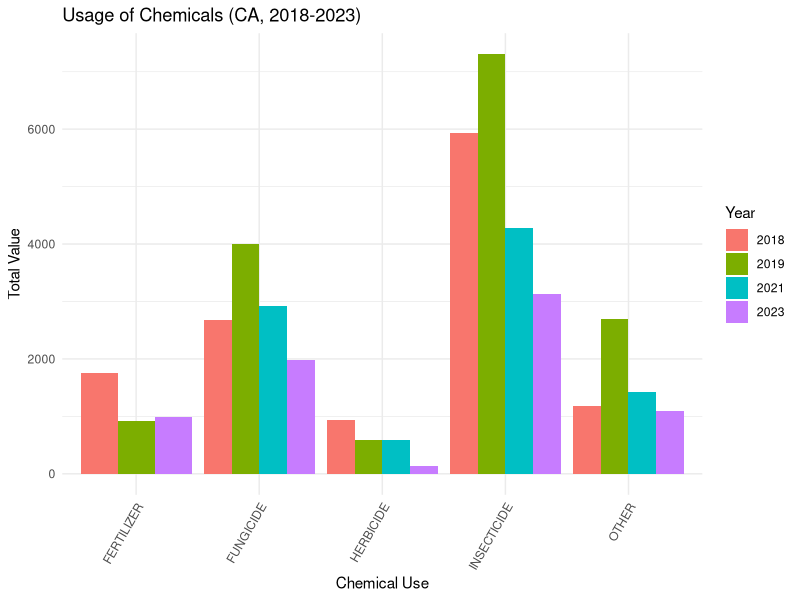
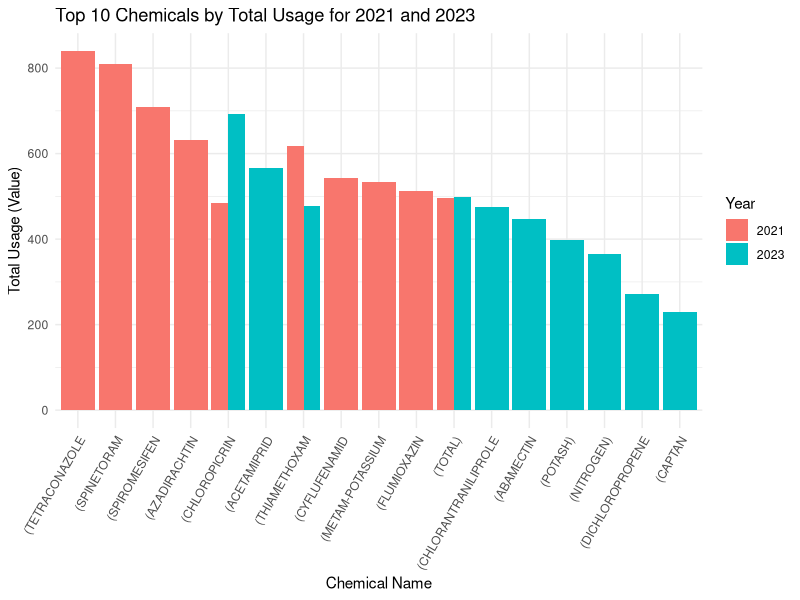
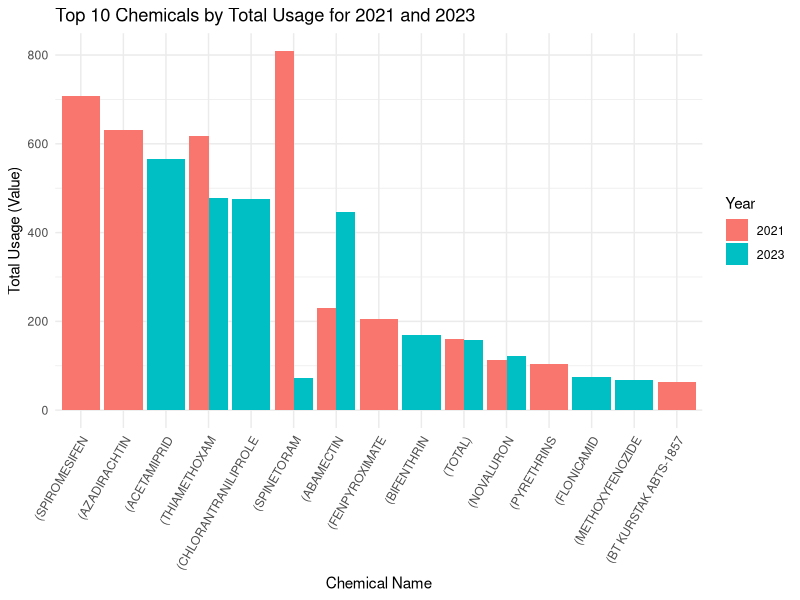
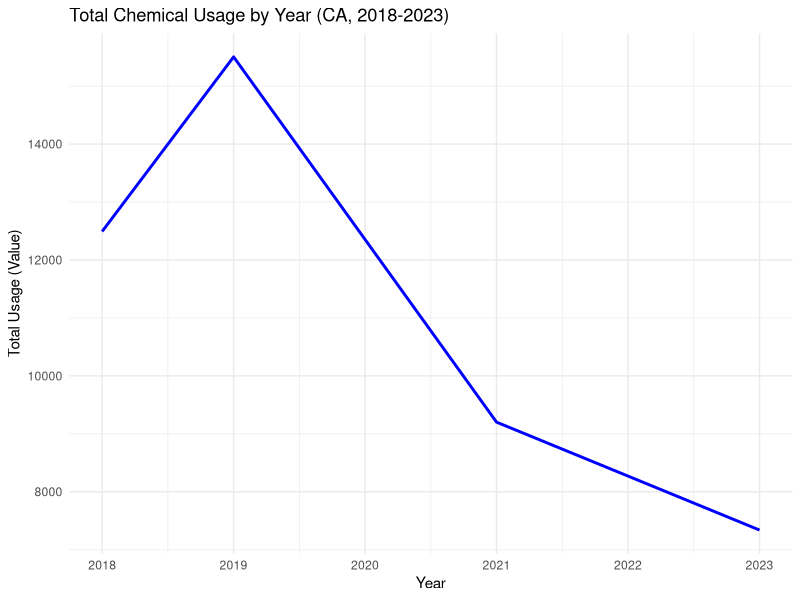
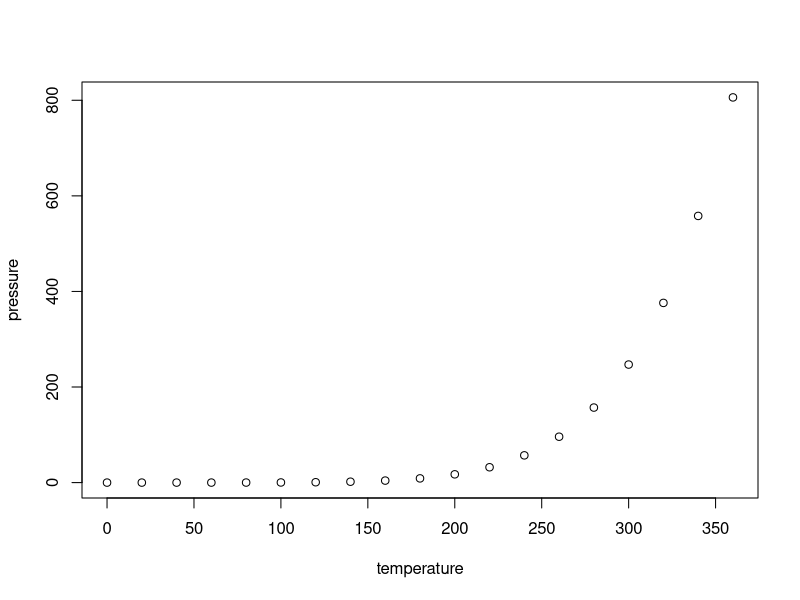

These charts were generated, in order, by the following R code:
## ---- chunk 1
knitr::opts_chunk$set(echo = TRUE)
## ---- chunk 2
datacen <- read.csv("straw_cen_cleaned2.csv")
datasur <- read.csv("straw_sur_cleaned2.csv")
str(datasur)
## ---- chunk 3
unique1<- unique(datasur$Chemical_Name)
unique2<- unique(datasur$Chemical_Code)
ca_chemical <- subset(datasur, State != "California")
ca_chemical1 <- subset(ca_chemical, !(Chemical_Name %in% c("NOT SPECIFIED", "TOTAL")))
head(ca_chemical1)
ca_chemical2 <- ca_chemical1[ca_chemical1$Year %in% 2018:2023, ]
## ---- chunk 4
library(tidyverse)
ca_chemical3 <- ca_chemical2 %>%
  group_by(Chemical_Use, Year) %>%
  summarise(Total_Value = sum(Value, na.rm = TRUE)) %>%
  ungroup()
ggplot(ca_chemical3, aes(x = Chemical_Use, y = Total_Value, fill = as.factor(Year))) +
  geom_col(position = "dodge") +  # 使用 geom_col 替代 geom_bar(stat = "identity")
  labs(title = "Usage of Chemicals (CA, 2018-2023)",
       x = "Chemical Use",
       y = "Total Value",
       fill = "Year") +
  theme_minimal() +
  theme(axis.text.x = element_text(angle = 60, hjust = 1))
## ---- chunk 5
library(dplyr)
library(ggplot2)
ca_chemical_agg <- ca_chemical2 %>%
  group_by(Chemical_Name, Year) %>%
  summarise(Total_Value = sum(Value, na.rm = TRUE)) %>%
  ungroup()
tenchemicals <- function(data, year) {
  data %>%
    filter(Year == year) %>%
    arrange(desc(Total_Value)) %>%
    slice_head(n = 10)
}

top_10_2023 <- tenchemicals(ca_chemical_agg, 2023)
top_10_2021 <- tenchemicals(ca_chemical_agg, 2021)

print(top_10_2023)
print(top_10_2021)

top_10_all <- bind_rows(
  top_10_2023 %>% mutate(Year = 2023),
  top_10_2021 %>% mutate(Year = 2021)
)

ggplot(top_10_all, aes(x = reorder(Chemical_Name, -Total_Value), y = Total_Value, fill = as.factor(Year))) +
  geom_col(position = "dodge") +
  labs(title = "Top 10 Chemicals by Total Usage for 2021 and 2023",
       x = "Chemical Name",
       y = "Total Usage (Value)",
       fill = "Year") +
  theme_minimal() +
  theme(axis.text.x = element_text(angle = 60, hjust = 1))

## ---- chunk 6
library(dplyr)
library(ggplot2)

ca_chemical2_filtered <- ca_chemical2 %>%
  filter(Chemical_Use == "INSECTICIDE")

ca_chemical_agg1 <- ca_chemical2_filtered %>%
  group_by(Chemical_Name, Year) %>%
  summarise(Total_Value = sum(Value, na.rm = TRUE)) %>%
  ungroup()

get_top_10 <- function(data, year) {
  data %>%
    filter(Year == year) %>%
    arrange(desc(Total_Value)) %>%
    slice_head(n = 10)
}

top_10_2023_new <- get_top_10(ca_chemical_agg1, 2023)
top_10_2021_new <- get_top_10(ca_chemical_agg1, 2021)

print(top_10_2023_new)
print(top_10_2021_new)

top_10_all_new <- bind_rows(
  top_10_2023_new %>% mutate(Year = 2023),
  top_10_2021_new %>% mutate(Year = 2021)
)

ggplot(top_10_all_new, aes(x = reorder(Chemical_Name, -Total_Value), y = Total_Value, fill = as.factor(Year))) +
  geom_col(position = "dodge") +
  labs(title = "Top 10 Chemicals by Total Usage for 2021 and 2023",
       x = "Chemical Name",
       y = "Total Usage (Value)",
       fill = "Year") +
  theme_minimal() +
  theme(axis.text.x = element_text(angle = 60, hjust = 1))

ca_chemical_total <- ca_chemical2 %>%
  group_by(Year) %>%
  summarise(Total_Value = sum(Value, na.rm = TRUE))

ggplot(ca_chemical_total, aes(x = Year, y = Total_Value)) +
  geom_line(color = "blue", size = 1) +
  labs(title = "Total Chemical Usage by Year (CA, 2018-2023)",
       x = "Year",
       y = "Total Usage (Value)") +
  theme_minimal()
## ---- chunk 7
plot(pressure)
